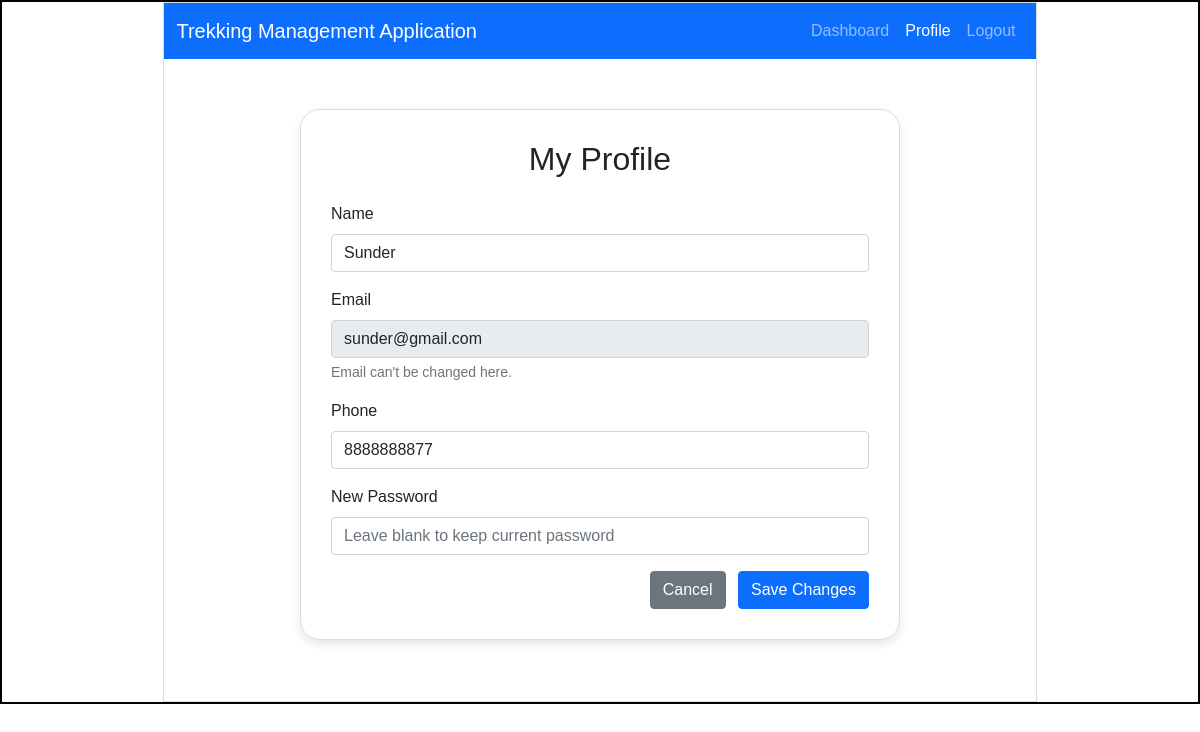
Page /trek_staff/profile/3 (signed in) on the committed database.
### models.py (models this page shows)
class User(db.Model):
    __tablename__ = "user"
    id = db.Column(db.Integer  , primary_key = True)
    name = db.Column(db.String() , nullable=False)
    email=db.Column(db.String(), unique = True , nullable=False )
    password = db.Column(db.String() , nullable=False)
    phone = db.Column(db.String(15) , nullable=False ,unique = True)
    role = db.Column(db.String(), nullable=False , default='trekker')
    is_blacklisted = db.Column(db.Boolean , nullable= False , default = False)
    bookings = db.relationship( "Booking" ,backref = "user",lazy=True) # One User -> Many Bookings
    staff_profile = db.relationship("Staff_Profile",backref = "user",uselist=False,lazy=True)

### app.py (the view, shortened to what this page needs)
@app.route("/trek_staff/profile/<int:user_id>", methods=["GET", "POST"])
@role_required("trek_staff")
@login_required
def staff_profile(user_id):
    user = User.query.get_or_404(user_id)
    return render_template("trek_staff_profile.html", user=user)

### app.py (called while the page is built)
def login_required(f):
    @wraps(f)
    def wrapper(*args, **kwargs):
        if 'user_id' not in session:
            flash("Please log in to continue.", "warning")
            return redirect(url_for("login"))
        if 'user_id' in kwargs and kwargs['user_id'] != session['user_id']:
            flash("You don't have access to that page.", "warning")
            return _redirect_to_own_area()
        return f(*args, **kwargs)
    return wrapper

def role_required(*roles):
    def decorator(f):
        @wraps(f)
        def wrapper(*args, **kwargs):
            if 'user_id' not in session:
                flash("Please log in to continue.", "warning")
                return redirect(url_for("login"))
            if session.get('role') not in roles:
                flash("You don't have access to that page.", "warning")
                return _redirect_to_own_area()
            return f(*args, **kwargs)
        return wrapper
    return decorator

### templates/trek_staff_profile.html (shortened to what this page needs)
<!DOCTYPE html>
<html lang="en">
<head>
    <link rel="stylesheet" href="{{ url_for('static', filename='style.css') }}">
    <link href="https://cdn.jsdelivr.net/npm/bootstrap@5.0.2/dist/css/bootstrap.min.css" rel="stylesheet">
</head>
<body>
    <div id="main">
        <div id="canvas">
            <nav class="navbar navbar-expand-lg navbar-dark bg-primary">
                <div class="container-fluid">
                    <a class="navbar-brand" href="/trek_staff/dashboard/{{ user.id }}">Trekking Management Application</a>
                    <div class="navbar-nav ms-auto">
                        <a class="nav-link" href="/trek_staff/dashboard/{{ user.id }}">Dashboard</a>
                        <a class="nav-link active" href="/trek_staff/profile/{{ user.id }}">Profile</a>
                        <a class="nav-link" href="/logout">Logout</a>
                    </div>
                </div>
            </nav>
            <div id="form-body">
                <h2 class="text-center mb-4">My Profile</h2>
                <form action="{{ url_for('staff_profile', user_id=user.id) }}" method="POST">
                    <div class="mb-3">
                        <label class="form-label">Name</label>
                        <input type="text" class="form-control" name="name" value="{{ user.name }}" required>
                    </div>
                    <div class="mb-3">
                        <label class="form-label">Email</label>
                        <input type="email" class="form-control" value="{{ user.email }}" disabled>
                        <div class="form-text">Email can't be changed here.</div>
                    </div>
                    <div class="mb-3">
                        <label class="form-label">Phone</label>
                        <input type="text" class="form-control" name="phone" value="{{ user.phone }}">
                    </div>
                    <div class="mb-3">
                        <label class="form-label">New Password</label>
                        <input type="password" class="form-control" name="password" placeholder="Leave blank to keep current password">
                    </div>
                    <div class="text-end">
                        <a href="/trek_staff/dashboard/{{ user.id }}" class="btn btn-secondary me-2">Cancel</a>
                        <button type="submit" class="btn btn-primary">Save Changes</button>
                    </div>
                </form>
            </div>
        </div>
    </div>
</body>
</html>

### static/style.css (style rules this page uses)
* { margin:0px; font-family: Arial, Helvetica, sans-serif; }
#main { border:2px solid black; margin-top: 0px; }
#canvas { border:1px solid #dcdcdc; width:73%; height:700px; margin:auto; }
#form-body { border:1px solid #dcdcdc; width:400px; height:400px; margin:auto; margin-top:130px; border-radius:20px; padding: 15px; overflow-y:auto; box-shadow:0px 4px 10px rgba(0,0,0,0.1); }

### templates/trek_staff_profile.html (style rules this page uses)
#form-body { width: 600px; height: auto; margin-top: 50px; border-radius: 20px; padding: 30px; }

### rows in the picture
User: name "Sunder", email "sunder@gmail.com", phone "8888888877"
